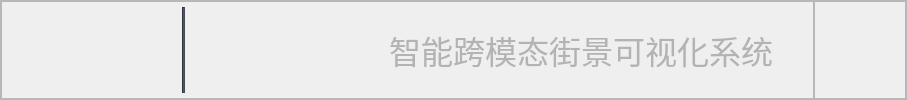
     <widget class="QFrame" name="title">
      <property name="styleSheet">
       <string notr="true"/>
      </property>
      <property name="frameShape">
       <enum>QFrame::StyledPanel</enum>
      </property>
      <property name="frameShadow">
       <enum>QFrame::Raised</enum>
      </property>
      <layout class="QHBoxLayout" name="horizontalLayout" stretch="0,0">
       <property name="spacing">
        <number>0</number>
       </property>
       <property name="leftMargin">
        <number>0</number>
       </property>
       <property name="topMargin">
        <number>0</number>
       </property>
       <property name="rightMargin">
        <number>0</number>
       </property>
       <property name="bottomMargin">
        <number>0</number>
       </property>
       <item>
        <widget class="QFrame" name="app_logo">
         <property name="minimumSize">
          <size>
           <width>0</width>
           <height>58</height>
          </size>
         </property>
         <property name="styleSheet">
          <string notr="true"/>
         </property>
         <property name="frameShape">
          <enum>QFrame::StyledPanel</enum>
         </property>
         <property name="frameShadow">
          <enum>QFrame::Raised</enum>
         </property>
         <layout class="QHBoxLayout" name="horizontalLayout_3">
          <property name="spacing">
           <number>0</number>
          </property>
          <property name="leftMargin">
           <number>0</number>
          </property>
          <property name="topMargin">
           <number>5</number>
          </property>
          <property name="rightMargin">
           <number>0</number>
          </property>
          <property name="bottomMargin">
           <number>5</number>
          </property>
          <item>
           <widget class="QLabel" name="info_jmu_logo">
            <property name="minimumSize">
             <size>
              <width>180</width>
              <height>30</height>
             </size>
            </property>
            <property name="styleSheet">
             <string notr="true">image: url(:/image/resource/image/logo_jmu.png);</string>
            </property>
            <property name="text">
             <string/>
            </property>
           </widget>
          </item>
          <item>
           <widget class="Line" name="line">
            <property name="styleSheet">
             <string notr="true">background-color: rgb(69, 76, 90);</string>
            </property>
            <property name="orientation">
             <enum>Qt::Vertical</enum>
            </property>
           </widget>
          </item>
          <item>
           <widget class="QLabel" name="label">
            <property name="styleSheet">
             <string notr="true"/>
            </property>
            <property name="text">
             <string/>
            </property>
           </widget>
          </item>
          <item>
           <widget class="QLabel" name="label_5">
            <property name="minimumSize">
             <size>
              <width>180</width>
              <height>30</height>
             </size>
            </property>
            <property name="styleSheet">
             <string notr="true">image: url(:/image/resource/image/logo_huawei.png);</string>
            </property>
            <property name="text">
             <string/>
            </property>
           </widget>
          </item>
          <item>
           <spacer name="horizontalSpacer">
            <property name="orientation">
             <enum>Qt::Horizontal</enum>
            </property>
            <property name="sizeHint" stdset="0">
             <size>
              <width>17</width>
              <height>20</height>
             </size>
            </property>
           </spacer>
          </item>
          <item>
           <widget class="QLabel" name="info_app_title">
            <property name="palette">
             <palette>
              <active>
               <colorrole role="WindowText">
                <brush brushstyle="SolidPattern">
                 <color alpha="255">
                  <red>179</red>
                  <green>179</green>
                  <blue>179</blue>
                 </color>
                </brush>
               </colorrole>
               <colorrole role="Button">
                <brush brushstyle="SolidPattern">
                 <color alpha="255">
                  <red>33</red>
                  <green>37</green>
                  <blue>43</blue>
                 </color>
                </brush>
               </colorrole>
               <colorrole role="Text">
                <brush brushstyle="SolidPattern">
                 <color alpha="255">
                  <red>179</red>
                  <green>179</green>
                  <blue>179</blue>
                 </color>
                </brush>
               </colorrole>
               <colorrole role="ButtonText">
                <brush brushstyle="SolidPattern">
                 <color alpha="255">
                  <red>179</red>
                  <green>179</green>
                  <blue>179</blue>
                 </color>
                </brush>
               </colorrole>
               <colorrole role="Base">
                <brush brushstyle="SolidPattern">
                 <color alpha="255">
                  <red>33</red>
                  <green>37</green>
                  <blue>43</blue>
                 </color>
                </brush>
               </colorrole>
               <colorrole role="Window">
                <brush brushstyle="SolidPattern">
                 <color alpha="255">
                  <red>33</red>
                  <green>37</green>
                  <blue>43</blue>
                 </color>
                </brush>
               </colorrole>
               <colorrole role="PlaceholderText">
                <brush brushstyle="SolidPattern">
                 <color alpha="128">
                  <red>179</red>
                  <green>179</green>
                  <blue>179</blue>
                 </color>
                </brush>
               </colorrole>
              </active>
              <inactive>
               <colorrole role="WindowText">
                <brush brushstyle="SolidPattern">
                 <color alpha="255">
                  <red>179</red>
                  <green>179</green>
                  <blue>179</blue>
                 </color>
                </brush>
               </colorrole>
               <colorrole role="Button">
                <brush brushstyle="SolidPattern">
                 <color alpha="255">
                  <red>33</red>
                  <green>37</green>
                  <blue>43</blue>
                 </color>
                </brush>
               </colorrole>
               <colorrole role="Text">
                <brush brushstyle="SolidPattern">
                 <color alpha="255">
                  <red>179</red>
                  <green>179</green>
                  <blue>179</blue>
                 </color>
                </brush>
               </colorrole>
               <colorrole role="ButtonText">
                <brush brushstyle="SolidPattern">
                 <color alpha="255">
                  <red>179</red>
                  <green>179</green>
                  <blue>179</blue>
                 </color>
                </brush>
               </colorrole>
               <colorrole role="Base">
                <brush brushstyle="SolidPattern">
                 <color alpha="255">
                  <red>33</red>
                  <green>37</green>
                  <blue>43</blue>
                 </color>
                </brush>
               </colorrole>
               <colorrole role="Window">
                <brush brushstyle="SolidPattern">
                 <color alpha="255">
                  <red>33</red>
                  <green>37</green>
                  <blue>43</blue>
                 </color>
                </brush>
               </colorrole>
               <colorrole role="PlaceholderText">
                <brush brushstyle="SolidPattern">
                 <color alpha="128">
                  <red>179</red>
                  <green>179</green>
                  <blue>179</blue>
                 </color>
                </brush>
               </colorrole>
              </inactive>
              <disabled>
               <colorrole role="WindowText">
                <brush brushstyle="SolidPattern">
                 <color alpha="255">
                  <red>179</red>
                  <green>179</green>
                  <blue>179</blue>
                 </color>
                </brush>
               </colorrole>
               <colorrole role="Button">
                <brush brushstyle="SolidPattern">
                 <color alpha="255">
                  <red>33</red>
                  <green>37</green>
                  <blue>43</blue>
                 </color>
                </brush>
               </colorrole>
               <colorrole role="Text">
                <brush brushstyle="SolidPattern">
                 <color alpha="255">
                  <red>179</red>
                  <green>179</green>
                  <blue>179</blue>
                 </color>
                </brush>
               </colorrole>
               <colorrole role="ButtonText">
                <brush brushstyle="SolidPattern">
                 <color alpha="255">
                  <red>179</red>
                  <green>179</green>
                  <blue>179</blue>
                 </color>
                </brush>
               </colorrole>
               <colorrole role="Base">
                <brush brushstyle="SolidPattern">
                 <color alpha="255">
                  <red>33</red>
                  <green>37</green>
                  <blue>43</blue>
                 </color>
                </brush>
               </colorrole>
               <colorrole role="Window">
                <brush brushstyle="SolidPattern">
                 <color alpha="255">
                  <red>33</red>
                  <green>37</green>
                  <blue>43</blue>
                 </color>
                </brush>
               </colorrole>
               <colorrole role="PlaceholderText">
                <brush brushstyle="SolidPattern">
                 <color alpha="128">
                  <red>179</red>
                  <green>179</green>
                  <blue>179</blue>
                 </color>
                </brush>
               </colorrole>
              </disabled>
             </palette>
            </property>
            <property name="font">
             <font>
              <family>宋体</family>
              <pointsize>24</pointsize>
              <italic>false</italic>
              <bold>false</bold>
             </font>
            </property>
            <property name="styleSheet">
             <string notr="true">font: 24pt &quot;宋体&quot;;</string>
            </property>
            <property name="text">
             <string>智能跨模态街景可视化系统</string>
            </property>
            <property name="alignment">
             <set>Qt::AlignCenter</set>
            </property>
           </widget>
          </item>
          <item>
           <spacer name="horizontalSpacer_2">
            <property name="orientation">
             <enum>Qt::Horizontal</enum>
            </property>
            <property name="sizeHint" stdset="0">
             <size>
              <width>40</width>
              <height>20</height>
             </size>
            </property>
           </spacer>
          </item>
         </layout>
        </widget>
       </item>
       <item>
        <widget class="QFrame" name="window_control_bar">
         <property name="styleSheet">
          <string notr="true">QPushButton {
	background-repeat: no-repeat;
	background-position: center;
	border: none;	
}

QPushButton:hover {
	background-color: rgb(40, 44, 52);
}

QPushButton:pressed {
	background-color: rgb(33, 37, 43);
	color: rgb(255, 255, 255);
}

</string>
         </property>
         <property name="frameShape">
          <enum>QFrame::StyledPanel</enum>
         </property>
         <property name="frameShadow">
          <enum>QFrame::Raised</enum>
         </property>
         <layout class="QHBoxLayout" name="horizontalLayout_2">
          <property name="spacing">
           <number>0</number>
          </property>
          <property name="leftMargin">
           <number>0</number>
          </property>
          <property name="topMargin">
           <number>0</number>
          </property>
          <property name="rightMargin">
           <number>0</number>
          </property>
          <property name="bottomMargin">
           <number>0</number>
          </property>
          <item>
           <widget class="QPushButton" name="btn_min">
            <property name="maximumSize">
             <size>
              <width>30</width>
              <height>30</height>
             </size>
            </property>
            <property name="styleSheet">
             <string notr="true">background-image: url(:/icon/resource/icon/icon_minimize.png);
</string>
            </property>
            <property name="text">
             <string/>
            </property>
           </widget>
          </item>
          <item>
           <widget class="QPushButton" name="btn_max">
            <property name="maximumSize">
             <size>
              <width>30</width>
              <height>30</height>
             </size>
            </property>
            <property name="styleSheet">
             <string notr="true">background-image: url(:/icon/resource/icon/icon_maximize.png);
</string>
            </property>
            <property name="text">
             <string/>
            </property>
           </widget>
          </item>
          <item>
           <widget class="QPushButton" name="btn_close">
            <property name="maximumSize">
             <size>
              <width>30</width>
              <height>30</height>
             </size>
            </property>
            <property name="styleSheet">
             <string notr="true">background-image: url(:/icon/resource/icon/icon_close.png);</string>
            </property>
            <property name="text">
             <string/>
            </property>
           </widget>
          </item>
         </layout>
        </widget>
       </item>
      </layout>
     </widget>
